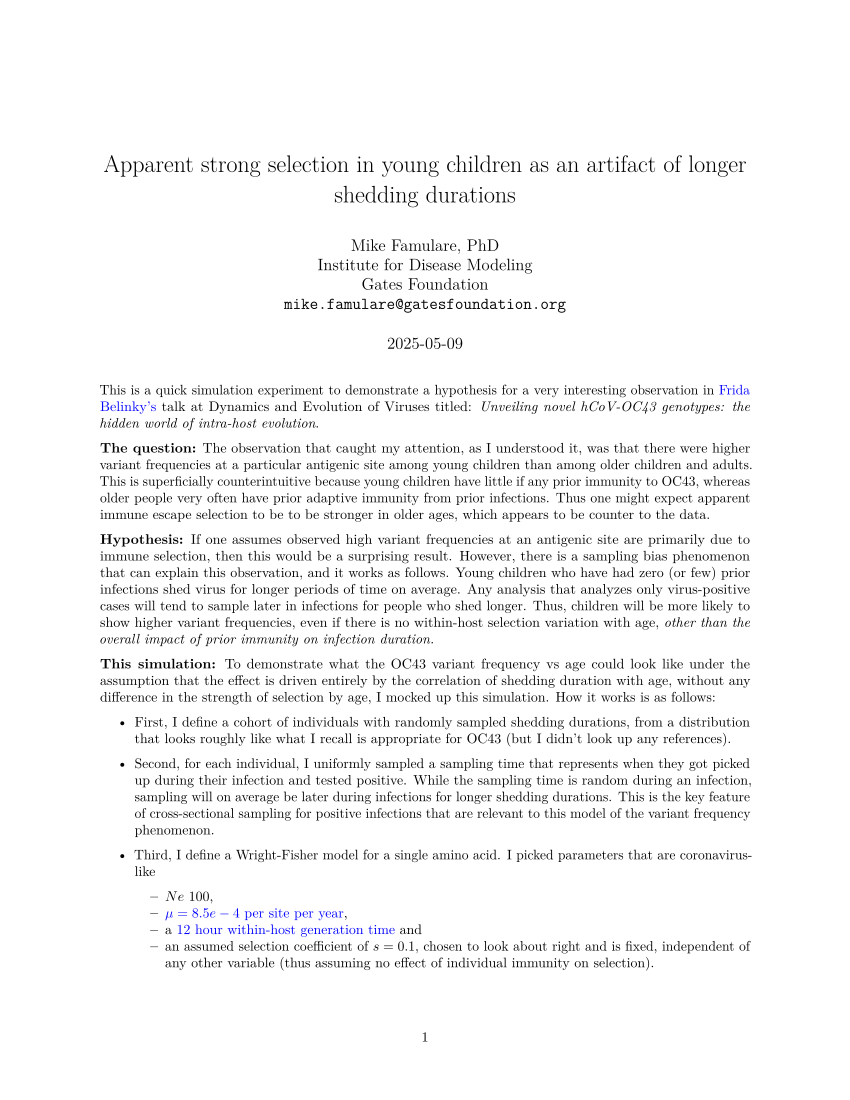

Source code (R):
#' ---
#' title: "Apparent strong selection in young children as an artifact of longer shedding durations"
#' author: |  
#'   Mike Famulare, PhD  
#'   Institute for Disease Modeling  
#'   Gates Foundation  
#'   \texttt{mike.famulare@gatesfoundation.org}
#' output: pdf_document        
#' urlcolor: blue
#' ---
#' 
#' This is a quick simulation experiment to demonstrate a hypothesis for a very interesting observation
#' in [Frida Belinky's](https://www.ncbi.nlm.nih.gov/research/staff/Fbelinky/) talk at Dynamics and Evolution of Viruses titled: 
#' *Unveiling novel hCoV-OC43 genotypes: the hidden world of intra-host evolution*.
#' 
#' **The question:** The observation that caught my attention, as I understood it, was that 
#' there were higher variant frequencies at a particular antigenic site among young children
#' than among older children and adults. This is superficially counterintuitive because young
#' children have little if any prior immunity to OC43, whereas older people very often have 
#' prior adaptive immunity from prior infections. Thus one might expect apparent immune escape selection to be
#' to be stronger in older ages, which appears to be counter to the data.
#' 
#' **Hypothesis:** If one assumes observed high variant frequencies at an antigenic site
#' are primarily due to immune selection, then this would be a surprising result. 
#' However, there is a sampling bias phenomenon that can explain this observation, and it works as follows.
#' Young children who have had zero (or few) prior infections shed virus for longer periods of time on average. 
#' Any analysis that analyzes only virus-positive cases will tend to sample later in infections for people who shed longer. Thus, children will be more likely to show higher variant frequencies, even if there is no within-host selection variation with age, *other than the overall impact of prior immunity on infection duration.*
#' 
#' **This simulation:** To demonstrate what the OC43 variant frequency vs age could look like under the assumption that the effect is driven entirely by the correlation of shedding duration with age, without any difference in the strength of selection by age, I mocked up this simulation. How it works is as follows:
#' 
#' - First, I define a cohort of individuals with randomly sampled shedding durations, from a distribution that looks roughly like what I recall is appropriate for OC43 (but I didn't look up any references). 
#' 
#' - Second, for each individual, I uniformly sampled a sampling time that represents when they got picked up during their infection and tested positive. While the sampling time is random during an infection, sampling will on average be later during infections for longer shedding durations. This is the key feature of cross-sectional sampling for positive infections that are relevant to this model of the variant frequency phenomenon.
#' 
#' - Third, I define a Wright-Fisher model for a single amino acid. I picked parameters that are 
#' coronavirus-like 
#'     - $Ne~100$, 
#'     - [$\mu = 8.5e-4$ per site per year](https://www.nature.com/articles/srep11451.pdf), 
#'     - a [12 hour within-host generation time](https://pmc.ncbi.nlm.nih.gov/articles/PMC8473439/) and 
#'     - an assumed selection coefficient of $s=0.1$, chosen to look about right and is fixed, independent of any other variable (thus assuming no effect of individual immunity on selection).
#'  
#'  - Fourth, I made up a simple model of age correlated with shedding duration, such that younger people tend to have longer shedding durations.
#'  
#'  - Fifth, I simulated the Wright-Fisher effective population size as a crude proxy for variation in viral load, and correlated this with infection duration, as is typical for viruses.
#'  
#' **Results:** The main result is how the observed variant frequency depends strongly on when the sample is taken during infection but much more weakly on the viral load. Insofar as longer shedding durations and thus later sampling times are more common among younger ages, we see higher variant frequencies at younger ages. This is qualitatively consistent with the observation reported in the talk yesterday, and does not require a within-host differential immune selection mechanism. While there may also be selection differences by age, that needs direct evidence beyond the age-variant association to demonstrate it. 
#' 
#' ## Setting up the simulation
#' 
#' To start, let's set up our environment 
#+ echo=TRUE, message=FALSE
library(tidyverse)
library(ggExtra)

set.seed(100) # for reproducibility. comment out to see variation.

#' and define the parameters of the simulation. We start with the two independent components,
#' shedding duration and the baseline Wright-Fisher model. 
#' 
#+ echo=TRUE, message=FALSE
# lognormal for shedding duration
log_shedding_duration_median=log(8) # log days
log_shedding_duration_sd = log(1.3) # log days such that most between 4-15 days

# single amino acid wright fisher
Ne_median = 100 # median intrahost effective pop size
mu = 8.5e-4 # mutation rate per site per day
s = 0.1  # assumed selection coefficient within host
tau = 1/2 # 12 hour generation time in days
#'
#' Then, we start to build up the model of attributes that correlate with shedding duration. 
#' Here is a simple model of how viral load, as represented by the effective population size of the 
#' Wright-Fisher model ($Ne$), might be correlated with shedding duration. This roughly reproduces
#' the observation that longer shedding durations tend
#' to be weakly correlated with viral load across all data on coronavirus (although not necessarily in any one study with often small-N).
#' In real biology, this relationship is mediated by a mix of random chance/host factors and prior immunity, and is further overdispersed by the weak correlation between qPCR and reproductive effective population size. 

# Ne, duration correlation model
rho_Ne_dur=0.7   # guess that feels about right given data I've seen across pathogens over the years
log_sd_Ne_dur = 0.4  # let Ne vary from 50 to 500ish around median 100 

#' Finally, we set up the model of correlation between age and shedding duration. This is just cooked up to show the phenomenon, but isn't particularly realistic about how narrow the age of first infection should be on average. 
# age, duration correlation model
rho_age_dur = -0.5   # negative correlation between age and shedding duration
range_age_dur = 30 # years 

#' ## Running the model
#' Now that we've set up the population, their (unobserved) shedding durations, (unobserved) sampling time relative to the start of their infection, and observed $Ne$ and ages, we can run the simulation and sample variant frequencies at the amino acid site of interest for each person.

# set up the population
N_people=1000
sim_data = data.frame(id=1:N_people, 
                      shedding_duration = 
                        exp(rnorm(n=N_people,
                                  mean=log_shedding_duration_median, 
                                  sd=log_shedding_duration_sd))) |>
  
  # sample randomly during shedding duration to represent 
  # randomly finding positive people during their infections
  mutate(sampling_time = runif(N_people)*shedding_duration) |>
  
  # sample Ne (proxy for viral load) which is assumed to be correlated with shedding duration
  mutate(Ne = exp(log(Ne_median) + log_sd_Ne_dur*rho_Ne_dur*scale(shedding_duration) + 
                    log_sd_Ne_dur*sqrt(1-rho_Ne_dur^2)*rnorm(N_people))) |>
  
  # sample ages correlated with shedding duration
  mutate(age =  range_age_dur*rho_age_dur*pnorm(scale(shedding_duration)) + 
           range_age_dur*sqrt(1-rho_age_dur^2)*exp(runif(nrow(sim_data)))) |>
  mutate(age = age - min(age)) # shift age to be >0 because this is a crappy model


#' Here's what these attributes look like. The correlations are shown by the scatter plots, and the marginal distributions are on the relevant axes. These are chosen to look coronavirus-like, but could be fit to data and better referenced to the literature to be more realistic. 
#' 
#' First, we have the unobserved association between shedding duration and effective population size (a proxy for viral load).
#+ shedding_duration_vs_log10Ne, echo=TRUE, message=FALSE
p =ggplot(sim_data,aes(x=shedding_duration,y=log10(Ne))) + 
  geom_point() + geom_smooth(method='loess') + theme_bw()  +
  ylab('shedding duration')
ggMarginal(p, type = 'histogram')

#' Then, the unobserved association between sampling time and shedding duration. This shows the assumption that when randomly sampling people and finding them positive, sampling times will on average be later in the infection when shedding duration is longer. This is simply survival bias.
#+ shedding_duration_vs_sampling_time, echo=TRUE, message=FALSE
p =ggplot(sim_data,aes(x=shedding_duration,y=sampling_time)) + 
  geom_point() + geom_smooth(method='loess') + theme_bw() +
  ylab('shedding duration') + xlab('sampling time')
ggMarginal(p, type = 'histogram')

#' Third is the assumed correlation of shedding duration with age. This is a simple model of how shedding duration tends to be longer when prior immunity is lower. This is not observed in a cross-sectional single sample, but is known to be nearly universal among viral pathogens when individuals are followed longitudinally or following known exposures in contact tracing. 
#+ shedding_duration_vs_age, echo=TRUE, message=FALSE
p=ggplot(sim_data,aes(y=shedding_duration,x=age)) + 
  geom_point() + geom_smooth() + theme_bw()  +
  ylab('shedding duration')
ggMarginal(p, type = 'histogram')

#' And finally, the only observable relationship is age vs viral load. This is a much weaker correlation, as is typical in observational studies. 
#+ log10Ne_vs_age, echo=TRUE, message=FALSE
p=ggplot(sim_data,aes(x=age,y=log10(Ne))) +
  geom_point() +
  geom_smooth() + theme_bw()
ggMarginal(p, type = 'histogram')

#' Last, let's run the model to sample people and their observed variant freqencies at the time of sampling.
## simulate variant fraction at the sampling time and at the amino acid of interest for each person
for (k in 1:N_people){
  tmp_var_count=0
  for (n in 1:floor(sim_data$sampling_time[k]/tau)){
    tmp_var_count = 
      # previous generation count of variants grows better
      tmp_var_count*exp(s) + 
      # new variants from remaining orginal allele
      exp(s)*rpois(1,lambda = mu*(sim_data$Ne[k]-tmp_var_count)/tau) +
      # reversion
      -exp(-s)*rpois(1,lambda = mu*tmp_var_count/tau)
    
    # select but keep within Ne
    tmp_var_count=min(sim_data$Ne[k],tmp_var_count*(1+s))
  }
  sim_data$var_freq[k]=tmp_var_count/sim_data$Ne[k]
}

#' ## Results
#' 
#' By design, the strongest correlation is with the sampling time during an infection. The later in the infection the virus is sampled, the higher the variant frequency on average. This isn't interesting, but it is a demonstration that the model does what it's supposed to. 
#+ sampling_time_vs_var_freq, echo=TRUE, message=FALSE
p=ggplot(sim_data,aes(x=sampling_time,y=var_freq)) +
  geom_point() +
  geom_smooth(method='loess') + 
  # geom_smooth(method='lm',color='red') +
  theme_bw() +
  ylab('variant frequency') + xlab('sampling time')
ggMarginal(p, type = 'histogram')

# #+ shedding_duration_vs_var_freq, echo=TRUE, message=FALSE
# p=ggplot(sim_data,aes(x=shedding_duration,y=var_freq)) +
#   geom_point() +
#   geom_smooth(method='loess') + 
#   geom_smooth(method='lm',color='red') +
#   theme_bw() +
#   ylab('variant frequency')
# ggMarginal(p, type = 'histogram')

#' In contrast, the correlation with viral load is much weaker. While it is strictly a positive correlation by assumption (Ne is assumed correlated with shedding duration, which is correlated with sampling time), selection rate is less sensitive to viral load than the time that selection has been allowed to operate before sampling. 
#+ log10Ne_vs_var_freq, echo=TRUE, message=FALSE
p=ggplot(sim_data,aes(x=log10(Ne),y=var_freq)) +
  geom_point() +
  geom_smooth(method='loess') +
  # geom_smooth(method='lm',color='red') +
  theme_bw() +
  ylab('variant frequency')
ggMarginal(p, type = 'histogram')


#' Taken together, this shows the basic hypothesis that longer infections will tend to be where you find variants.
#' 
#' And finally, let's look at how the association of shedding duration and age induces a superficially paradoxical pattern that selection appears to be stronger in younger children. 
#' 
#' First, we look at variant fraction vs age.
#+ var_freq_vs_age, echo=TRUE, message=FALSE
ggplot(sim_data,aes(x=age,y=var_freq)) +
  geom_point() +
  geom_smooth(method='loess') +
  ylab('variant frequency') + theme_bw()

#' and here is consensus sequence variant vs age.
#+ consensus_variant_vs_age, echo=TRUE, message=FALSE
ggplot(sim_data,aes(x=age,y=as.numeric(var_freq>0.5))) +
  geom_point() +
  geom_smooth(method='loess') +
  ylab('variant frequency > 50%') + theme_bw()

#' This qualitatively reproduces the result I saw in the talk, without invoking any differential immune selection dynamics by age (which would manifest as associations between the selection coefficent $s$ and age).
#' 
#' ## Summary
#' 
#' This quick modeling exercise demonstrates that known associations of age and shedding duration, and the survival bias the induces a correlation between younger ages and later sampling times during infection, can explain the superficially paradoxical observation of higher variant frequnencies at an antigenic site with younger ages, without invoking an age-dependent differential immune selection mechanism. 
#' 
#' There of course also could be such a mechanism, but evidence for it requires finding a signal specific to immune selection that cannot be explained by shedding dynamics and sampling alone.  
#' 
#' That said, this result is still interesting, as it indicates that for any sites in OC43 that are under less purifying selection during within-host replication than between-host transmission, variants are more likely to arise in children than adults. 
#' 
#' This model could be fit to the real data to better represent the observations and allow a framework to explore any additional effects.  In particular, the figure I recall seeing in the talk had a much stronger association with age. Which, if the model cannot fit it with realistic, data-informed parammters, that would indicate an additional need for the selection coefficient to be larger with younger ages. 
#' 

#+ eval=FALSE, echo=FALSE, message=FALSE
rmarkdown::render(input='simulated_OC43_variant_frequency_vs_age.R',
                  output_format = 'pdf_document')
